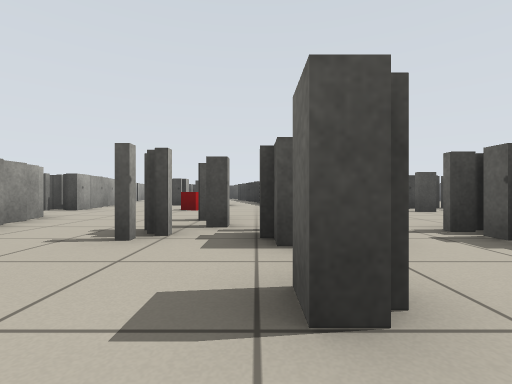
[1] (above)

24 first-person views from a walk through a world built for the Player/Stage simulator. The camera is 0.5 m above the floor, looks level and sees 85° across. The lines on the ground mark 1 m squares. The floor is counted in squares, 1 m on a side. Each view is taken from the middle of a square. On the plan, view 1 faces up. The plan holds only what a view shows up to about 9 squares ahead; the rest is blank. The robots in the file are not drawn.

[2]
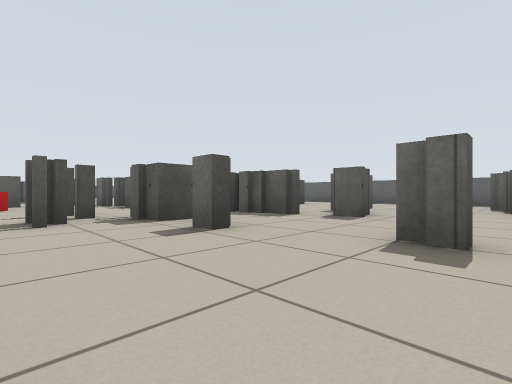

[3]
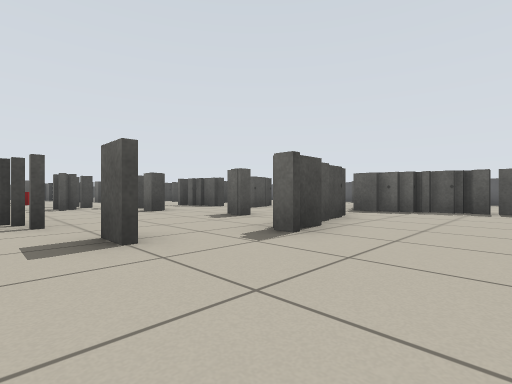

[4]
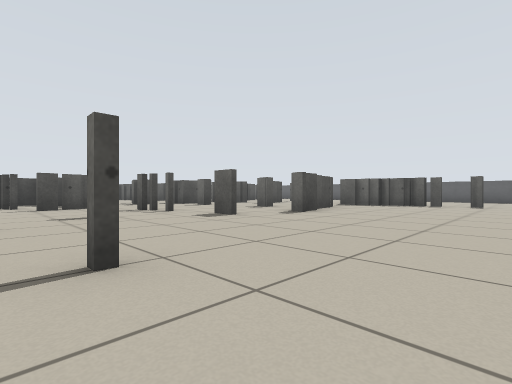

[5]
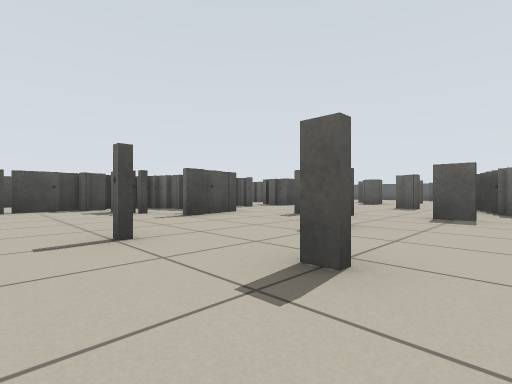

[6]
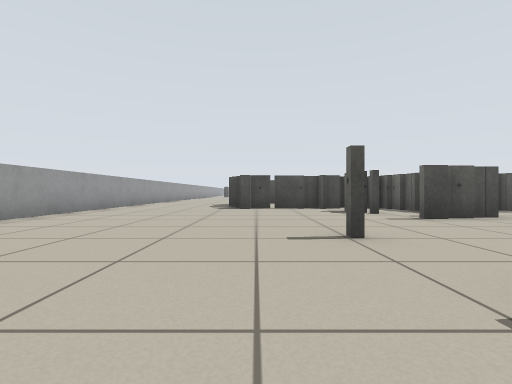

[7]
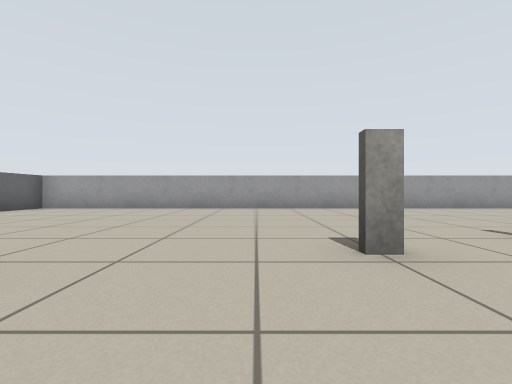

[8]
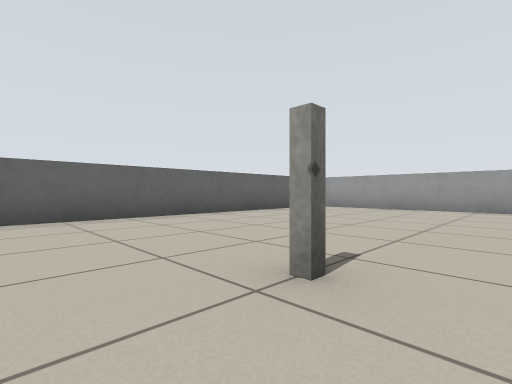

[9]
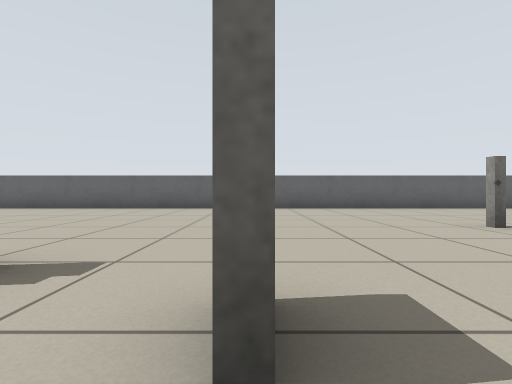

[10]
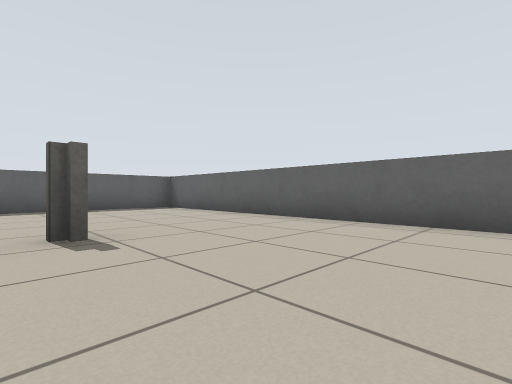

[11]
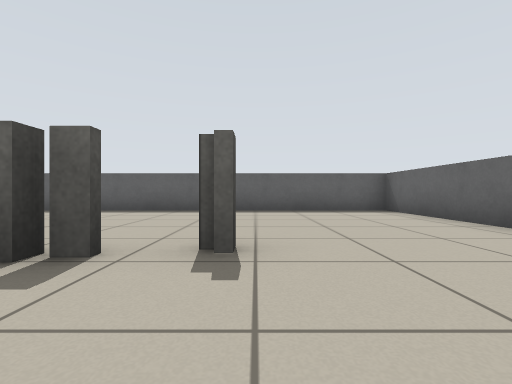

[12]
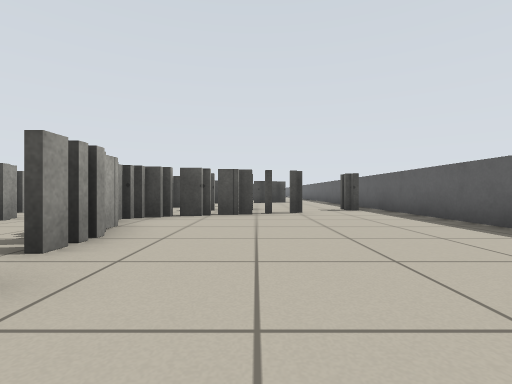

[13]
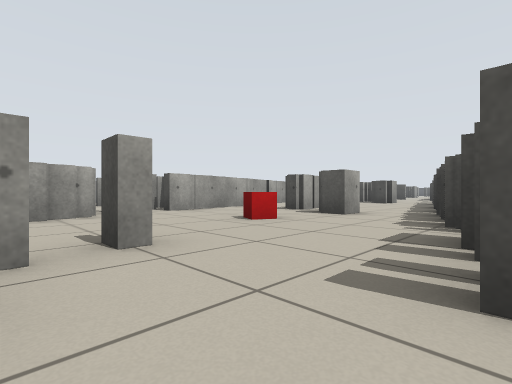

[14]
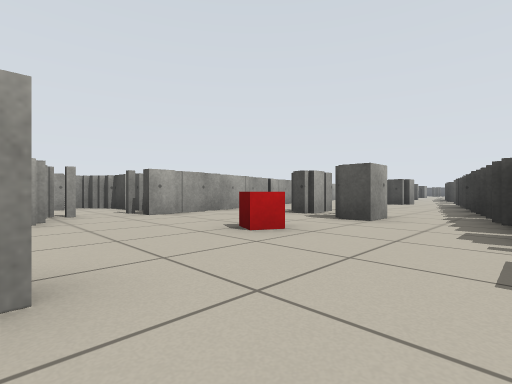

[15]
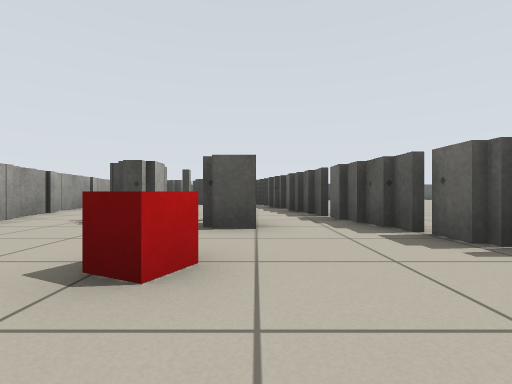

[16]
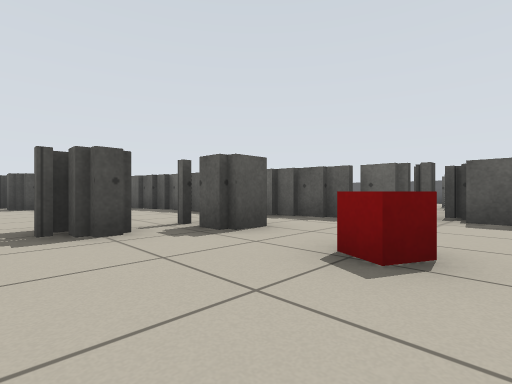

[17]
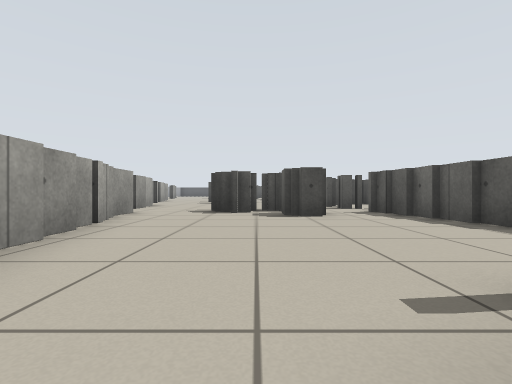

[18]
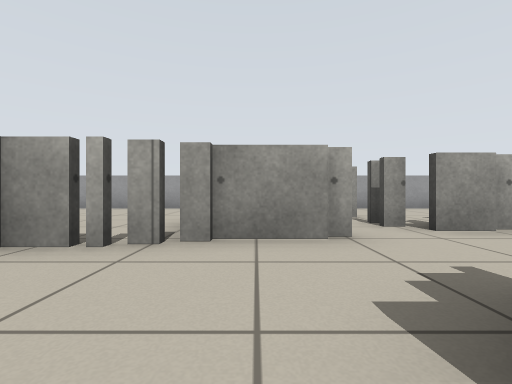

[19]
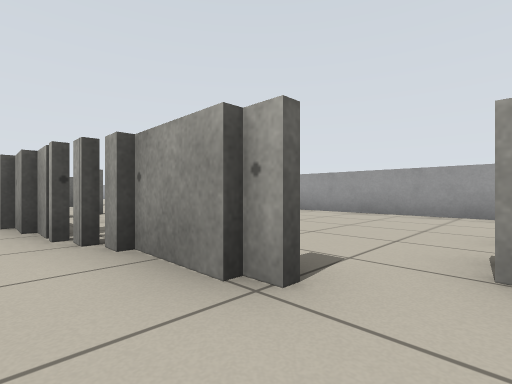

[20]
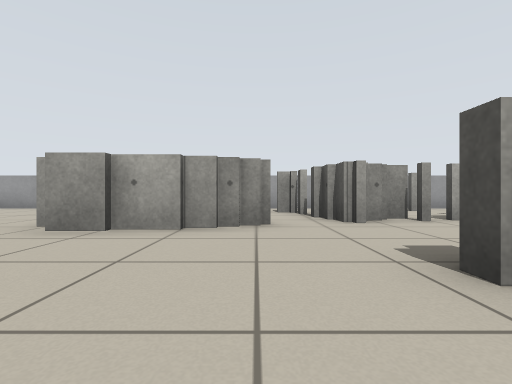

[21]
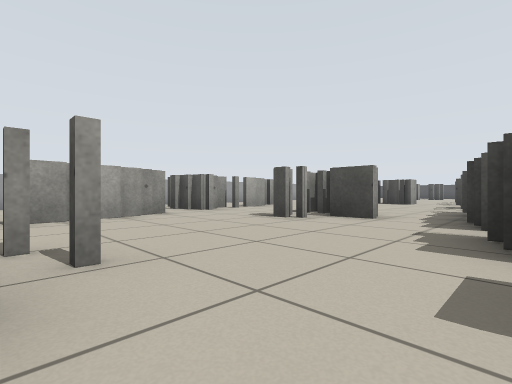

[22]
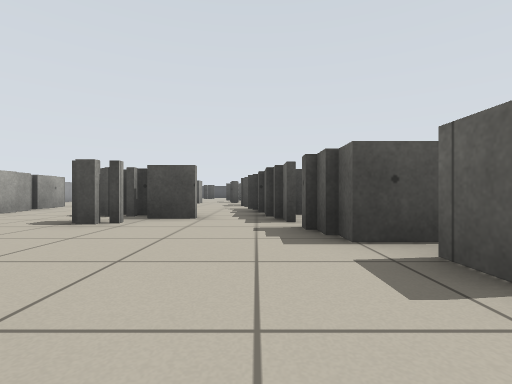

[23]
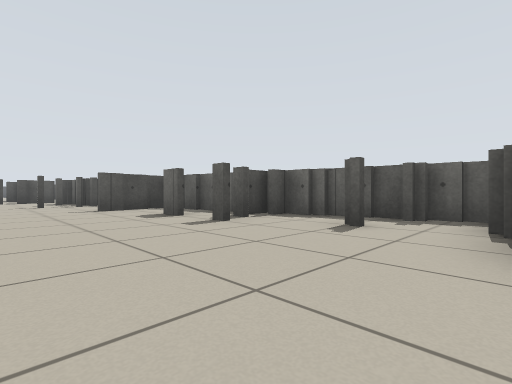

[24]
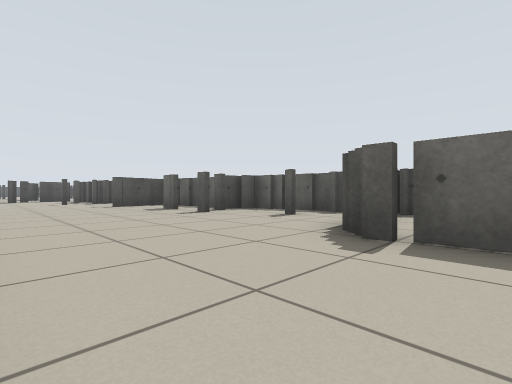

### Floor plan
Key: @ floor where view 1 was taken; # wall or solid block; x gap in a wall; . floor; = window, fence, low wall or low ledge; B red box.
Columns run from 13 left of view 1 to 11 right of it. Each row starts with its distance up from view 1.
 29          =
 28 =  =.   ..
 27 =..=..  ..=
 26   =.=.  ..=
 25    .=..==.==
 24 =   =..===.=
 23 = =x=......=#
 22 =....=.....==
 21  ....=......=
 20 =...==......=
 19 =..=.=..==...
 18 =.....=.===.=
 17 =.....=...=.=
 16 =...===.....=
 15 =.....x.....==
 14 =....===.....=
 13 =......=.....=
 12 =....=x=..=..=
 11  ......=..==.==.
 10  .....===..==.=.
  9  .......=.....x   .=
  8  ...==x==..B..=== =
  7  ...x..........=.=
  6  ...==.==......=..
  5 =...======..=....
  4 =....=.= =..==..=
  3 =......===..===.=
  2 =........==.....=.=
  1 =.......=....=...==.....=
  0  .........=..@.....==.===
 -1 =.....=...==..=......=..=
 -2 =........ ........===...=
 -3 =......=...=.===.==.....=
 -4 =............=...==.....=
 -5 =.................=.....=
 -6 =.......=...............=
 -7 =.................=.....=
 -8 =.......................=
 -9 =.......... ............=
-10 =.......... ............=
-11 =========== =============

Where each view was taken, in squares from view 1:
view 1: 0 up, 0 right, facing up
view 2: 2 down, 2 left, facing up-right
view 3: 6 down, 3 left, facing up-right
view 4: 8 down, 6 left, facing up-right
view 5: 4 down, 8 left, facing up-right
view 6: 4 down, 8 left, facing up
view 7: 4 down, 4 left, facing left
view 8: 5 down, 4 left, facing down-left
view 9: 2 down, 2 left, facing down
view 10: 6 down, 2 right, facing down-right
view 11: 7 down, 3 right, facing right
view 12: 8 down, 7 right, facing up
view 13: 4 up, 2 right, facing up-left
view 14: 5 up, 1 right, facing up-left
view 15: 6 up, 1 left, facing up
view 16: 7 up, 4 left, facing up-right
view 17: 11 up, 4 left, facing up
view 18: 17 up, 4 left, facing left
view 19: 19 up, 6 left, facing down-left
view 20: 22 up, 4 left, facing left
view 21: 19 up, 2 left, facing up-left
view 22: 19 up, 3 left, facing up
view 23: 8 up, 11 left, facing up-right
view 24: 6 up, 12 left, facing up-right
